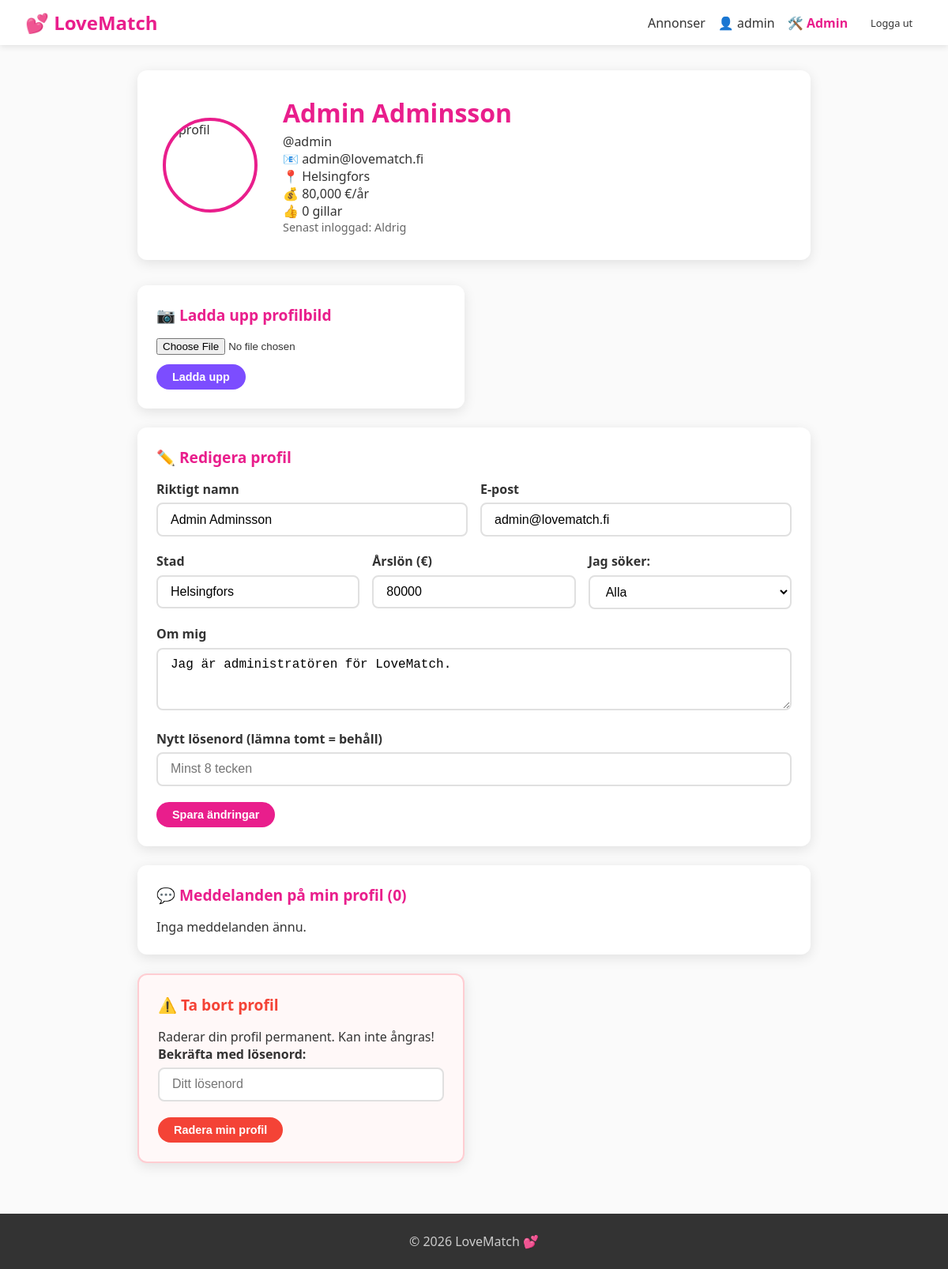
The app's page /profile.php (signed in) with its own data.
### tables this page shows
CREATE TABLE IF NOT EXISTS users (
    id            INT AUTO_INCREMENT PRIMARY KEY,
    username      VARCHAR(30)  NOT NULL UNIQUE,
    real_name     VARCHAR(100) NOT NULL,
    password      VARCHAR(255) NOT NULL,
    email         VARCHAR(150) NOT NULL UNIQUE,
    city          VARCHAR(100) DEFAULT '',
    about_me      TEXT,
    annual_salary INT          DEFAULT 0,
    preference    ENUM('Man','Kvinna','Båda','Annat','Alla') DEFAULT 'Alla',
    role          ENUM('user','manager','admin')             DEFAULT 'user',
    created_at    DATETIME DEFAULT CURRENT_TIMESTAMP
);

### config.php (called while the page is built, shortened)
<?php
function db(): PDO {
    static $pdo = null;
    if ($pdo) return $pdo;
    try {
        $pdo = new PDO(
            'mysql:host=' . DB_HOST . ';dbname=' . DB_NAME . ';charset=utf8mb4',
            DB_USER, DB_PASS,
            [
                PDO::ATTR_ERRMODE            => PDO::ERRMODE_EXCEPTION,
                PDO::ATTR_DEFAULT_FETCH_MODE => PDO::FETCH_ASSOC,
                PDO::ATTR_EMULATE_PREPARES   => false,
            ]
        );
    } catch (PDOException $e) {
        die('<div style="font-family:sans-serif;padding:2rem;background:#ffebee;color:#c62828;max-width:700px;margin:2rem auto;border-radius:8px">
            <h2>⚠️ Databasfel</h2>
            <p>Kunde inte ansluta till databasen. Kontrollera <code>config.php</code>.</p>
            <p>Fel: ' . htmlspecialchars($e->getMessage()) . '</p>
            <p>Kom ihåg att importera <code>database.sql</code> och ange rätt DB_HOST/DB_NAME/DB_USER/DB_PASS.</p>
        </div>');
    }
    return $pdo;
}

### profile.php (the view, shortened to what this page needs)
<?php
require_once __DIR__ . '/config.php';
$uid  = (int)$_SESSION['user_id'];
$prefs= ['Man','Kvinna','Båda','Annat','Alla'];
$user = db()->prepare("SELECT * FROM users WHERE id=?");
$user->execute([$uid]);
$user = $user->fetch();
$lkSt = db()->prepare("SELECT COUNT(*) FROM likes WHERE target_id=? AND value=1"); $lkSt->execute([$uid]); $likeCount=(int)$lkSt->fetchColumn();
$cmSt = db()->prepare("SELECT c.*,u.username AS cu,u.real_name AS cn FROM comments c JOIN users u ON c.user_id=u.id WHERE c.target_user_id=? AND c.is_deleted=0 ORDER BY c.created_at DESC");
$cmSt->execute([$uid]);
$comments = $cmSt->fetchAll();
?>
<!DOCTYPE html>
<html lang="sv">
<head>
  <link rel="stylesheet" href="style.css">
</head>
<body>
<?php include __DIR__ . '/navbar.php'; ?>
<div class="profile-container">
  <div class="profile-header">
    <?php if ($picWeb): ?>
      <img src="<?= htmlspecialchars($picWeb) ?>" class="profile-avatar-large" alt="profil">
    <?php else: ?><div class="profile-avatar-placeholder-large">💕</div><?php endif; ?>
    <div class="profile-info">
      <h1><?= htmlspecialchars($user['real_name']) ?></h1>
      <p>@<?= htmlspecialchars($user['username']) ?></p>
      <p>📧 <?= htmlspecialchars($user['email']) ?></p>
      <p>📍 <?= htmlspecialchars($user['city'] ?: '–') ?></p>
      <p>💰 <?= number_format((int)$user['annual_salary']) ?> €/år</p>
      <p>👍 <?= $likeCount ?> gillar</p>
      <?php if (!empty($_SESSION['last_login'])): ?>
        <p class="last-login">Senast inloggad: <?= htmlspecialchars($_SESSION['last_login']) ?></p>
      <?php endif; ?>
    </div>
  </div>
  <div class="profile-sections">
    <div class="profile-section">
      <h2>📷 Ladda upp profilbild</h2>
      <form method="POST" enctype="multipart/form-data">
        <input type="file" name="pic" accept=".jpg,.jpeg,.png" required style="margin-bottom:.75rem;display:block">
        <button type="submit" class="btn btn-secondary">Ladda upp</button>
      </form>
    </div>
    <div class="profile-section" style="grid-column:1/-1">
      <h2>✏️ Redigera profil</h2>
      <form method="POST" class="profile-form">
        <div class="form-row">
          <div class="form-group">
            <label>Riktigt namn</label>
            <input type="text" name="real_name" value="<?= htmlspecialchars($user['real_name']) ?>" required>
          </div>
          <div class="form-group">
            <label>E-post</label>
            <input type="email" name="email" value="<?= htmlspecialchars($user['email']) ?>" required>
          </div>
        </div>
        <div class="form-row">
          <div class="form-group">
            <label>Stad</label>
            <input type="text" name="city" value="<?= htmlspecialchars($user['city']) ?>">
          </div>
          <div class="form-group">
            <label>Årslön (€)</label>
            <input type="number" name="annual_salary" min="0" value="<?= (int)$user['annual_salary'] ?>">
          </div>
          <div class="form-group">
            <label>Jag söker:</label>
            <select name="preference">
              <?php foreach ($prefs as $p): ?>
                <option <?= $user['preference']===$p?'selected':'' ?>><?= $p ?></option>
              <?php endforeach; ?>
            </select>
          </div>
        </div>
        <div class="form-group">
          <label>Om mig</label>
          <textarea name="about_me" rows="3"><?= htmlspecialchars($user['about_me'] ?? '') ?></textarea>
        </div>
        <div class="form-group">
          <label>Nytt lösenord (lämna tomt = behåll)</label>
          <input type="password" name="new_password" minlength="8" placeholder="Minst 8 tecken">
        </div>
        <button type="submit" name="save" class="btn btn-primary">Spara ändringar</button>
      </form>
    </div>
    <div class="profile-section" style="grid-column:1/-1">
      <h2>💬 Meddelanden på min profil (<?= count($comments) ?>)</h2>
      <?php if (!$comments): ?>
        <p>Inga meddelanden ännu.</p>
      <?php endif; ?>
    </div>
    <div class="profile-section danger-zone">
      <h2>⚠️ Ta bort profil</h2>
      <p>Raderar din profil permanent. Kan inte ångras!</p>
      <form method="POST" onsubmit="return confirm('Säker? Profilen raderas permanent!')">
        <div class="form-group">
          <label>Bekräfta med lösenord:</label>
          <input type="password" name="confirm_pass" required placeholder="Ditt lösenord">
        </div>
        <button type="submit" name="delete_profile" class="btn btn-danger">Radera min profil</button>
      </form>
    </div>
  </div>
</div>
<footer class="footer"><p>&copy; <?= date('Y') ?> LoveMatch 💕</p></footer>
</body>
</html>

### style.css (style rules this page uses)
*, *::before, *::after { box-sizing: border-box; margin: 0; padding: 0; }
:root { --primary: #e91e8c; --primary-dark: #c2185b; --primary-light: #f8bbd0; --secondary: #7c4dff; --text: #333; --text-light: #666; --bg: #fafafa; --white: #fff; --danger: #f44336; --success: #4caf50; --border: #e0e0e0; --radius: 12px; --shadow: 0 4px 16px rgba(0,0,0,0.1); }
body { font-family: 'Segoe UI', Tahoma, sans-serif; background: var(--bg); color: var(--text); min-height: 100vh; }
.btn { display: inline-block; padding: 0.5rem 1.25rem; border-radius: 50px; border: none; cursor: pointer; font-size: 0.9rem; font-weight: 600; transition: all 0.2s; text-decoration: none; }
.btn-primary { background: var(--primary); color: white; }
.btn-secondary { background: var(--secondary); color: white; }
.btn-danger { background: var(--danger); color: white; }
.form-row { display: flex; gap: 1rem; flex-wrap: wrap; }
.form-row .form-group { flex: 1; min-width: 150px; }
.form-group { margin-bottom: 1.25rem; }
.form-group label { display: block; font-weight: 600; margin-bottom: 0.4rem; color: var(--text); }
.form-group input, .form-group textarea, .form-group select { width: 100%; padding: 0.65rem 1rem; border: 2px solid var(--border); border-radius: 8px; font-size: 1rem; transition: border-color 0.2s; background: white; }
.profile-container { max-width: 900px; margin: 2rem auto; padding: 0 1.5rem; }
.profile-header { display: flex; align-items: center; gap: 2rem; background: white; border-radius: var(--radius); padding: 2rem; box-shadow: var(--shadow); margin-bottom: 2rem; }
.profile-avatar-large { width: 120px; height: 120px; border-radius: 50%; object-fit: cover; border: 4px solid var(--primary); }
.profile-info h1 { color: var(--primary); margin-bottom: 0.25rem; }
.profile-email, .last-login { color: var(--text-light); font-size: 0.9rem; }
.profile-sections { display: grid; grid-template-columns: repeat(auto-fit, minmax(280px, 1fr)); gap: 1.5rem; }
.profile-section { background: white; border-radius: var(--radius); padding: 1.5rem; box-shadow: var(--shadow); }
.profile-section h2 { color: var(--primary); margin-bottom: 1rem; font-size: 1.2rem; }
.footer { background: #333; color: #ccc; text-align: center; padding: 1.5rem; margin-top: 4rem; }
.danger-zone { border:2px solid #ffcdd2;background:#fff8f8!important }
.danger-zone h2 { color:#f44336!important }

### records on screen
users: real_name "Admin Adminsson", username "admin", email "admin@lovematch.fi", city "Helsingfors", annual_salary "80,000", annual_salary "80000", preference "Alla", about_me "Jag är administratören för LoveMatch."

### other values on screen
$_SESSION['username'] "admin"
$likeCount "0"
$_SESSION['last_login'] "Aldrig"
count($comments) "0"
